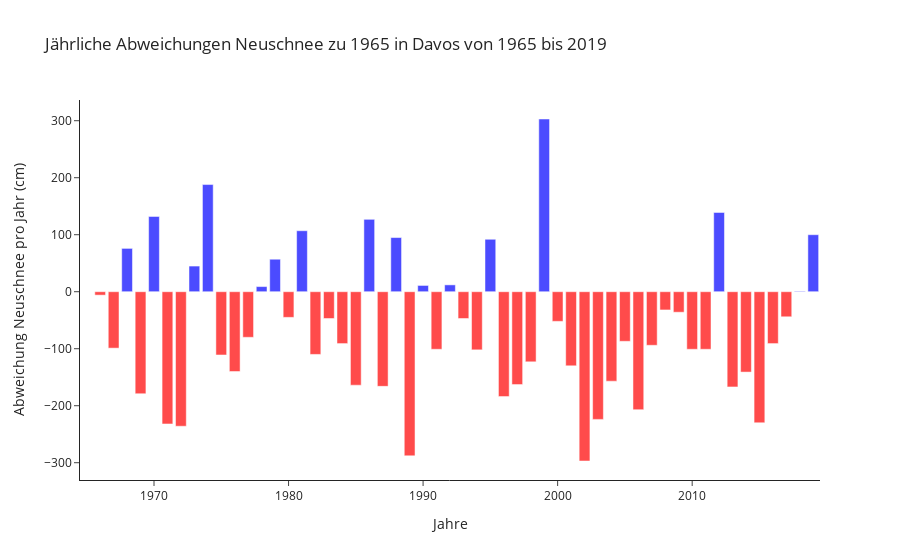

Notebook code for this chart:
### Markdown cell above
Jan geht jeden Winter  zu seiner Grossmutter in die Skiferien nach Davos. Seine Grossmutter lebt bereits ihr ganzes Leben im Davoser-Dorf. Immer wieder tönt sie an, es gäbe von Jahr zu Jahr immer weniger Schnee im Dorf und auch im Skigebiet. Hat sich seine Grossmutter das nur ausgedacht oder steckt da wirklich einen Funken Wahrheit dahinter.
Jan ist sehr faktenorientiert und möchte sich dies einmal genauer ansehen. Er recherchiert...

Jan findet eine Infografik über die jährliche gemessene Schneehöhe in Davos-Klosters.

### Code cell
def lineplot_davos_snow(data):
    
    data = data.copy().pivot_table(columns='region', index='year', values='new_snow')
    
    data = swiss_places_column_titles(data)

    data = data['DavosWSL']
    new_val = np.where(data == '...' ,None , data*1)
    data = pd.DataFrame(new_val, index=data.index).dropna().astype('int')
    
    data = data - data.iloc[0]
    data.loc[:,'color'] = np.where(data >= 0, 1, 0)
    data.columns = ['snow', 'color']
    data.index = pd.to_numeric(data.index)
  
    fig = px.bar(x=data.index, 
                 y=data['snow'], 
                 color=data['color'], 
                 title='Jährliche Abweichungen Neuschnee zu {} in Davos von {} bis {}'.format(data.index[0], data.index[0], data.index[-1]),
                 labels={'x':'Jahre', 'y':'Abweichung Neuschnee pro Jahr (cm)'},  
                 template='simple_white',
                 color_continuous_scale=['red', 'blue'],
                 opacity=0.7
            )
    
    fig.update(layout_coloraxis_showscale=False)
    fig.show()
     
lineplot_davos_snow(swiss_snow)

### Figure 1 — Plotly figure (JSON) as saved in the notebook; plotly's stock layout.template omitted (floating-point values rounded to 4 significant figures)
{"data": [{"alignmentgroup": "True", "hovertemplate": "Jahre=%{x}<br>Abweichung Neuschnee pro Jahr (cm)=%{y}<br>color=%{marker.color}<extra></extra>", "legendgroup": "", "marker": {"color": [1, 0, 0, 1, 0, 1, 0, 0, 1, 1, 0, 0, 0, 1, 1, 0, 1, 0, 0, 0, 0, 1, 0, 1, 0, 1, 0, 1, 0, 0, 1, 0, 0, 0, 1, 0, 0, 0, 0, 0, 0, 0, 0, 0, 0, 0, 0, 1, 0, 0, 0, 0, 0, 1, 1], "coloraxis": "coloraxis", "opacity": 0.7}, "name": "", "offsetgroup": "", "orientation": "v", "showlegend": false, "textposition": "auto", "type": "bar", "x": [1965, 1966, 1967, 1968, 1969, 1970, 1971, 1972, 1973, 1974, 1975, 1976, 1977, 1978, 1979, 1980, 1981, 1982, 1983, 1984, 1985, 1986, 1987, 1988, 1989, 1990, 1991, 1992, 1993, 1994, 1995, 1996, 1997, 1998, 1999, 2000, 2001, 2002, 2003, 2004, 2005, 2006, 2007, 2008, 2009, 2010, 2011, 2012, 2013, 2014, 2015, 2016, 2017, 2018, 2019], "xaxis": "x", "y": [0, -6, -99, 76, -179, 132, -232, -236, 45, 188, -111, -140, -80, 9, 57, -45, 107, -110, -47, -91, -164, 127, -166, 95, -288, 11, -101, 12, -47, -102, 92, -184, -163, -123, 303, -52, -130, -297, -224, -157, -87, -207, -94, -32, -36, -101, -101, 139, -167, -141, -230, -91, -44, 1, 100], "yaxis": "y"}], "layout": {"barmode": "relative", "coloraxis": {"colorbar": {"title": {"text": "color"}}, "colorscale": [[0, "red"], [1, "blue"]], "showscale": false}, "legend": {"tracegroupgap": 0}, "title": {"text": "Jährliche Abweichungen Neuschnee zu 1965 in Davos von 1965 bis 2019"}, "xaxis": {"anchor": "y", "domain": [0, 1], "title": {"text": "Jahre"}}, "yaxis": {"anchor": "x", "domain": [0, 1], "title": {"text": "Abweichung Neuschnee pro Jahr (cm)"}}}}
